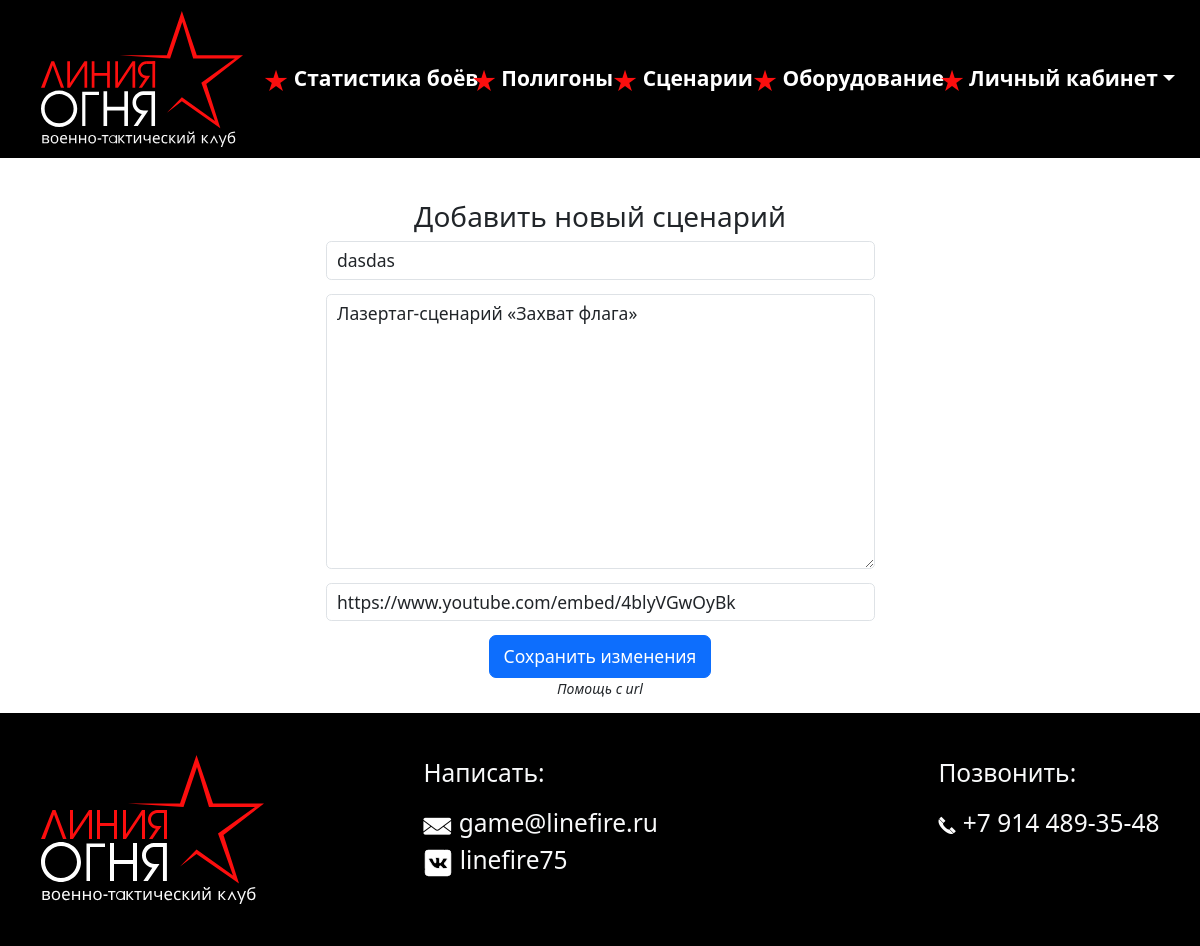
Before: /scenarios/1/edit/ (signed in) with the older database file.
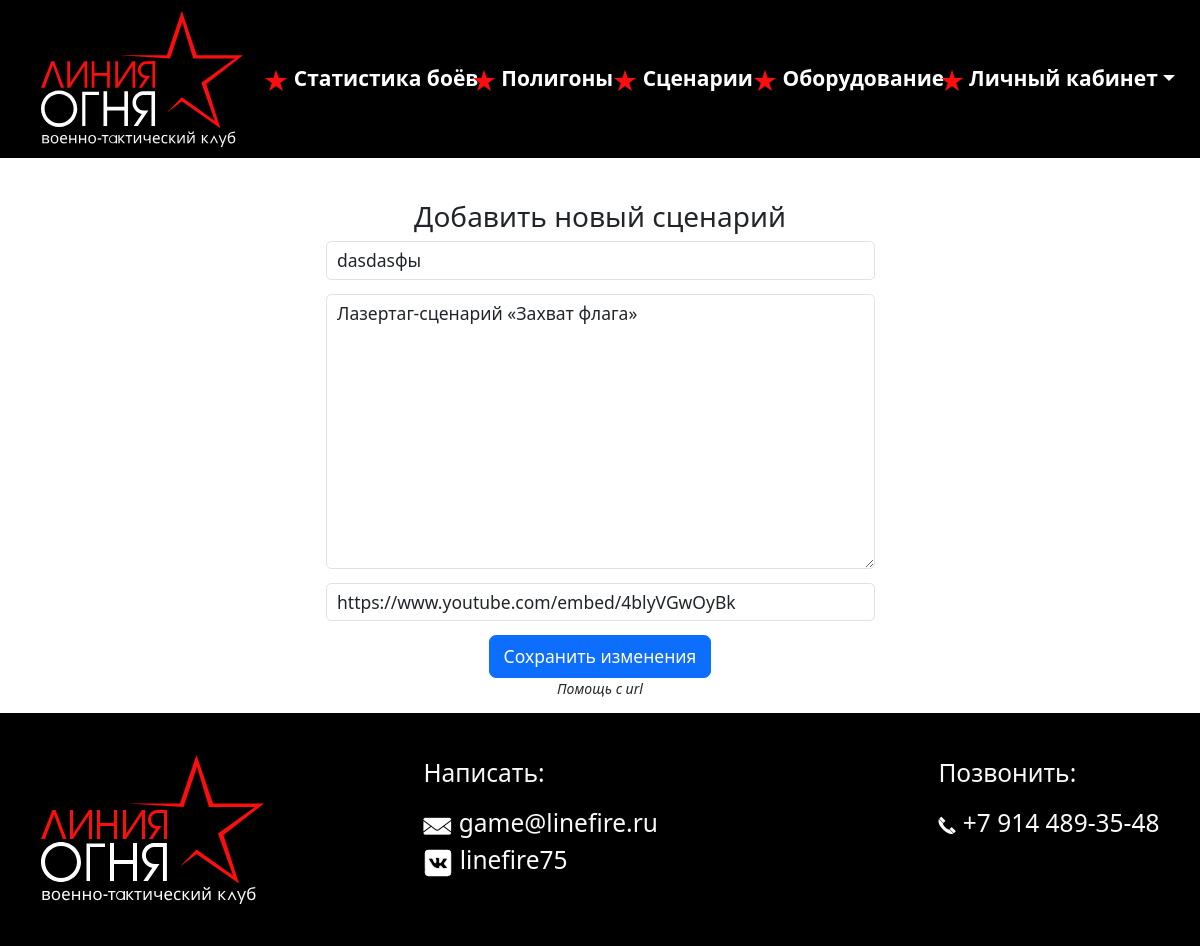
After: the same page with the newer database file.
### main/models.py (models this page shows, shortened)
class Scenario(models.Model):
    title = models.CharField(max_length=255)
    description = models.TextField()
    video_url = models.URLField()
    image = models.ImageField(upload_to='scenarios/', blank=True, null=True)

### main/views.py (the view)
# urls.py: path('scenarios/<int:pk>/edit/', ScenarioUpdateView.as_view(), name='scenario-edit'),
@method_decorator([login_required, user_passes_test(lambda u: u.is_superuser)], name='dispatch')
class ScenarioUpdateView(UpdateView):
    model = Scenario
    form_class = ScenarioForm
    template_name = 'scenarios/scenario_form.html'
    success_url = reverse_lazy('main:scenario-list')

### main/forms.py
class ContactForm(forms.Form):
    name = forms.CharField(max_length=100)
    email = forms.EmailField()
    message = forms.CharField(widget=forms.Textarea)
    captcha = CaptchaField()

class ScenarioForm(forms.ModelForm):
    class Meta:
        model = Scenario
        fields = ['title', 'description', 'video_url']
        widgets = {
            'title': forms.TextInput(attrs={
                'class': 'form-control fs-5',
                'style': 'background-color: white;',
                'placeholder': 'Введите название сценария',
            }),
            'description': forms.Textarea(attrs={
                'class': 'form-control fs-5',
                'style': 'background-color: white;',
                'rows': 10,
                'placeholder': 'Опишите сценарий здесь',
            }),
            'video_url': forms.URLInput(attrs={
                'class': 'form-control fs-5',
                'style': 'background-color: white;',
                'placeholder': 'Введите ссылку на видео',
            }),
        }
        labels = {
            'title': '',
            'description': '',
            'video_url': '',
        }

### main/templates/scenarios/scenario_form.html (shortened to what this page needs)
{% load static %}
{% include 'layout/top.html' %}
{% include 'layout/navbar.html' %}
<div class="container mt-5 text-center">
    <h2>Добавить новый сценарий</h2>
    <div class="row justify-content-center">
        <div class="col-lg-6 col-md-8 col-12">
            <form method="post">
                {{ form.as_p }}
                <button type="submit" class="btn btn-primary btn-lg">Сохранить изменения</button>
                <br>
                <i class="bi bi-info-circle" data-bs-toggle="tooltip" data-bs-placement="right"
                   title="Чтобы получить правильный URL, скопируйте ссылку из адресной строки браузера и замените 'watch?v=' на 'embed/'. Пример: Обычный URL: 'https://www.youtube.com/watch?v=XXXXXXXXXXX' Формат для встраивания: 'https://www.youtube.com/embed/XXXXXXXXXXX'">
                   Помощь с url
                </i>
            </form>
        </div>
    </div>
</div>
</body>
</html>
{% include 'layout/footer.html' %}
{% include 'layout/bottom.html' %}

Changed rows visible on the page:
changed Scenario "Лазертаг-сценарий «Захват флага»": title "dasdas" → "dasdasфы"
